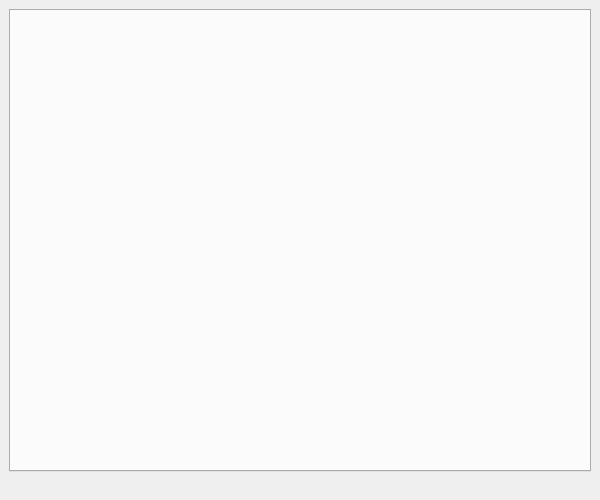
<?xml version="1.0" encoding="UTF-8"?>
<ui version="4.0">
 <class>TeamMonitorWindow</class>
 <widget class="QMainWindow" name="TeamMonitorWindow">
  <property name="geometry">
   <rect>
    <x>0</x>
    <y>0</y>
    <width>600</width>
    <height>500</height>
   </rect>
  </property>
  <property name="windowTitle">
   <string>Team Monitor</string>
  </property>
  <widget class="QWidget" name="centralwidget">
   <layout class="QHBoxLayout" name="horizontalLayout">
    <item>
     <widget class="QTabWidget" name="tabWidget"/>
    </item>
   </layout>
  </widget>
  <widget class="QStatusBar" name="statusbar">
   <property name="sizeGripEnabled">
    <bool>false</bool>
   </property>
  </widget>
 </widget>
 <resources/>
 <connections/>
</ui>
